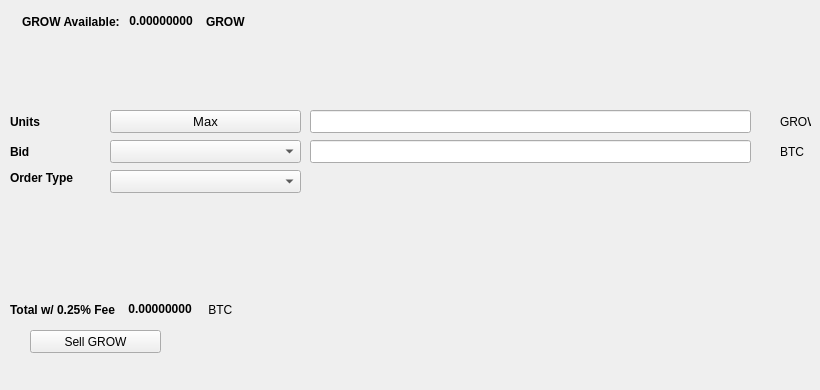
   <widget class="QWidget" name="SellTab">
    <attribute name="title">
     <string>Sell</string>
    </attribute>
    <widget class="QLabel" name="label_16">
     <property name="geometry">
      <rect>
       <x>780</x>
       <y>140</y>
       <width>31</width>
       <height>23</height>
      </rect>
     </property>
     <property name="text">
      <string>BTC</string>
     </property>
    </widget>
    <widget class="QComboBox" name="SellBidcomboBox">
     <property name="geometry">
      <rect>
       <x>110</x>
       <y>140</y>
       <width>191</width>
       <height>23</height>
      </rect>
     </property>
     <property name="font">
      <font>
       <pointsize>10</pointsize>
      </font>
     </property>
    </widget>
    <widget class="QLabel" name="label_18">
     <property name="geometry">
      <rect>
       <x>10</x>
       <y>110</y>
       <width>46</width>
       <height>23</height>
      </rect>
     </property>
     <property name="font">
      <font>
       <weight>75</weight>
       <bold>true</bold>
      </font>
     </property>
     <property name="text">
      <string>Units</string>
     </property>
    </widget>
    <widget class="QPushButton" name="Sell_Max_Amount">
     <property name="geometry">
      <rect>
       <x>110</x>
       <y>110</y>
       <width>191</width>
       <height>23</height>
      </rect>
     </property>
     <property name="font">
      <font>
       <pointsize>10</pointsize>
      </font>
     </property>
     <property name="text">
      <string>Max</string>
     </property>
    </widget>
    <widget class="QLabel" name="label_20">
     <property name="geometry">
      <rect>
       <x>10</x>
       <y>170</y>
       <width>91</width>
       <height>16</height>
      </rect>
     </property>
     <property name="font">
      <font>
       <weight>75</weight>
       <bold>true</bold>
      </font>
     </property>
     <property name="text">
      <string>Order Type</string>
     </property>
    </widget>
    <widget class="QComboBox" name="SellOrdertypeCombo">
     <property name="geometry">
      <rect>
       <x>110</x>
       <y>170</y>
       <width>191</width>
       <height>23</height>
      </rect>
     </property>
     <property name="font">
      <font>
       <pointsize>10</pointsize>
      </font>
     </property>
    </widget>
    <widget class="QLabel" name="label_21">
     <property name="geometry">
      <rect>
       <x>10</x>
       <y>140</y>
       <width>46</width>
       <height>23</height>
      </rect>
     </property>
     <property name="font">
      <font>
       <weight>75</weight>
       <bold>true</bold>
      </font>
     </property>
     <property name="text">
      <string>Bid</string>
     </property>
    </widget>
    <widget class="QLabel" name="label_22">
     <property name="geometry">
      <rect>
       <x>780</x>
       <y>110</y>
       <width>31</width>
       <height>23</height>
      </rect>
     </property>
     <property name="text">
      <string>GROW</string>
     </property>
    </widget>
    <widget class="QLineEdit" name="UnitsInputGROW">
     <property name="geometry">
      <rect>
       <x>310</x>
       <y>110</y>
       <width>441</width>
       <height>23</height>
      </rect>
     </property>
     <property name="font">
      <font>
       <pointsize>9</pointsize>
       <weight>75</weight>
       <bold>true</bold>
      </font>
     </property>
    </widget>
    <widget class="QLineEdit" name="SellBidPriceEdit">
     <property name="geometry">
      <rect>
       <x>310</x>
       <y>140</y>
       <width>441</width>
       <height>23</height>
      </rect>
     </property>
     <property name="font">
      <font>
       <pointsize>9</pointsize>
       <weight>75</weight>
       <bold>true</bold>
      </font>
     </property>
    </widget>
    <widget class="QPushButton" name="SellGROWBTN">
     <property name="geometry">
      <rect>
       <x>30</x>
       <y>330</y>
       <width>131</width>
       <height>23</height>
      </rect>
     </property>
     <property name="text">
      <string>Sell GROW</string>
     </property>
     <property name="icon">
      <iconset resource="../grow">
       <normaloff>:/icons/bitcoin</normaloff>:/icons/bitcoin</iconset>
     </property>
    </widget>
    <widget class="QWidget" name="layoutWidget3">
     <property name="geometry">
      <rect>
       <x>22</x>
       <y>12</y>
       <width>258</width>
       <height>19</height>
      </rect>
     </property>
     <layout class="QHBoxLayout" name="horizontalLayout">
      <item>
       <widget class="QLabel" name="label232_2">
        <property name="font">
         <font>
          <weight>75</weight>
          <bold>true</bold>
         </font>
        </property>
        <property name="text">
         <string>GROW Available:</string>
        </property>
       </widget>
      </item>
      <item>
       <widget class="QLabel" name="GROWAvailableLabel">
        <property name="palette">
         <palette>
          <active>
           <colorrole role="WindowText">
            <brush brushstyle="SolidPattern">
             <color alpha="255">
              <red>0</red>
              <green>0</green>
              <blue>0</blue>
             </color>
            </brush>
           </colorrole>
           <colorrole role="Button">
            <brush brushstyle="SolidPattern">
             <color alpha="255">
              <red>0</red>
              <green>170</green>
              <blue>0</blue>
             </color>
            </brush>
           </colorrole>
           <colorrole role="Light">
            <brush brushstyle="SolidPattern">
             <color alpha="255">
              <red>0</red>
              <green>255</green>
              <blue>0</blue>
             </color>
            </brush>
           </colorrole>
           <colorrole role="Midlight">
            <brush brushstyle="SolidPattern">
             <color alpha="255">
              <red>0</red>
              <green>212</green>
              <blue>0</blue>
             </color>
            </brush>
           </colorrole>
           <colorrole role="Dark">
            <brush brushstyle="SolidPattern">
             <color alpha="255">
              <red>0</red>
              <green>85</green>
              <blue>0</blue>
             </color>
            </brush>
           </colorrole>
           <colorrole role="Mid">
            <brush brushstyle="SolidPattern">
             <color alpha="255">
              <red>0</red>
              <green>113</green>
              <blue>0</blue>
             </color>
            </brush>
           </colorrole>
           <colorrole role="Text">
            <brush brushstyle="SolidPattern">
             <color alpha="255">
              <red>0</red>
              <green>170</green>
              <blue>0</blue>
             </color>
            </brush>
           </colorrole>
           <colorrole role="BrightText">
            <brush brushstyle="SolidPattern">
             <color alpha="255">
              <red>255</red>
              <green>255</green>
              <blue>255</blue>
             </color>
            </brush>
           </colorrole>
           <colorrole role="ButtonText">
            <brush brushstyle="SolidPattern">
             <color alpha="255">
              <red>0</red>
              <green>0</green>
              <blue>0</blue>
             </color>
            </brush>
           </colorrole>
           <colorrole role="Base">
            <brush brushstyle="SolidPattern">
             <color alpha="255">
              <red>255</red>
              <green>255</green>
              <blue>255</blue>
             </color>
            </brush>
           </colorrole>
           <colorrole role="Window">
            <brush brushstyle="SolidPattern">
             <color alpha="255">
              <red>0</red>
              <green>170</green>
              <blue>0</blue>
             </color>
            </brush>
           </colorrole>
           <colorrole role="Shadow">
            <brush brushstyle="SolidPattern">
             <color alpha="255">
              <red>0</red>
              <green>0</green>
              <blue>0</blue>
             </color>
            </brush>
           </colorrole>
           <colorrole role="AlternateBase">
            <brush brushstyle="SolidPattern">
             <color alpha="255">
              <red>127</red>
              <green>212</green>
              <blue>127</blue>
             </color>
            </brush>
           </colorrole>
           <colorrole role="ToolTipBase">
            <brush brushstyle="SolidPattern">
             <color alpha="255">
              <red>255</red>
              <green>255</green>
              <blue>220</blue>
             </color>
            </brush>
           </colorrole>
           <colorrole role="ToolTipText">
            <brush brushstyle="SolidPattern">
             <color alpha="255">
              <red>0</red>
              <green>0</green>
              <blue>0</blue>
             </color>
            </brush>
           </colorrole>
          </active>
          <inactive>
           <colorrole role="WindowText">
            <brush brushstyle="SolidPattern">
             <color alpha="255">
              <red>0</red>
              <green>0</green>
              <blue>0</blue>
             </color>
            </brush>
           </colorrole>
           <colorrole role="Button">
            <brush brushstyle="SolidPattern">
             <color alpha="255">
              <red>0</red>
              <green>170</green>
              <blue>0</blue>
             </color>
            </brush>
           </colorrole>
           <colorrole role="Light">
            <brush brushstyle="SolidPattern">
             <color alpha="255">
              <red>0</red>
              <green>255</green>
              <blue>0</blue>
             </color>
            </brush>
           </colorrole>
           <colorrole role="Midlight">
            <brush brushstyle="SolidPattern">
             <color alpha="255">
              <red>0</red>
              <green>212</green>
              <blue>0</blue>
             </color>
            </brush>
           </colorrole>
           <colorrole role="Dark">
            <brush brushstyle="SolidPattern">
             <color alpha="255">
              <red>0</red>
              <green>85</green>
              <blue>0</blue>
             </color>
            </brush>
           </colorrole>
           <colorrole role="Mid">
            <brush brushstyle="SolidPattern">
             <color alpha="255">
              <red>0</red>
              <green>113</green>
              <blue>0</blue>
             </color>
            </brush>
           </colorrole>
           <colorrole role="Text">
            <brush brushstyle="SolidPattern">
             <color alpha="255">
              <red>0</red>
              <green>170</green>
              <blue>0</blue>
             </color>
            </brush>
           </colorrole>
           <colorrole role="BrightText">
            <brush brushstyle="SolidPattern">
             <color alpha="255">
              <red>255</red>
              <green>255</green>
              <blue>255</blue>
             </color>
            </brush>
           </colorrole>
           <colorrole role="ButtonText">
            <brush brushstyle="SolidPattern">
             <color alpha="255">
              <red>0</red>
              <green>0</green>
              <blue>0</blue>
             </color>
            </brush>
           </colorrole>
           <colorrole role="Base">
            <brush brushstyle="SolidPattern">
             <color alpha="255">
              <red>255</red>
              <green>255</green>
              <blue>255</blue>
             </color>
            </brush>
           </colorrole>
           <colorrole role="Window">
            <brush brushstyle="SolidPattern">
             <color alpha="255">
              <red>0</red>
              <green>170</green>
              <blue>0</blue>
             </color>
            </brush>
           </colorrole>
           <colorrole role="Shadow">
            <brush brushstyle="SolidPattern">
             <color alpha="255">
              <red>0</red>
              <green>0</green>
              <blue>0</blue>
             </color>
            </brush>
           </colorrole>
           <colorrole role="AlternateBase">
            <brush brushstyle="SolidPattern">
             <color alpha="255">
              <red>127</red>
              <green>212</green>
              <blue>127</blue>
             </color>
            </brush>
           </colorrole>
           <colorrole role="ToolTipBase">
            <brush brushstyle="SolidPattern">
             <color alpha="255">
              <red>255</red>
              <green>255</green>
              <blue>220</blue>
             </color>
            </brush>
           </colorrole>
           <colorrole role="ToolTipText">
            <brush brushstyle="SolidPattern">
             <color alpha="255">
              <red>0</red>
              <green>0</green>
              <blue>0</blue>
             </color>
            </brush>
           </colorrole>
          </inactive>
          <disabled>
           <colorrole role="WindowText">
            <brush brushstyle="SolidPattern">
             <color alpha="255">
              <red>0</red>
              <green>85</green>
              <blue>0</blue>
             </color>
            </brush>
           </colorrole>
           <colorrole role="Button">
            <brush brushstyle="SolidPattern">
             <color alpha="255">
              <red>0</red>
              <green>170</green>
              <blue>0</blue>
             </color>
            </brush>
           </colorrole>
           <colorrole role="Light">
            <brush brushstyle="SolidPattern">
             <color alpha="255">
              <red>0</red>
              <green>255</green>
              <blue>0</blue>
             </color>
            </brush>
           </colorrole>
           <colorrole role="Midlight">
            <brush brushstyle="SolidPattern">
             <color alpha="255">
              <red>0</red>
              <green>212</green>
              <blue>0</blue>
             </color>
            </brush>
           </colorrole>
           <colorrole role="Dark">
            <brush brushstyle="SolidPattern">
             <color alpha="255">
              <red>0</red>
              <green>85</green>
              <blue>0</blue>
             </color>
            </brush>
           </colorrole>
           <colorrole role="Mid">
            <brush brushstyle="SolidPattern">
             <color alpha="255">
              <red>0</red>
              <green>113</green>
              <blue>0</blue>
             </color>
            </brush>
           </colorrole>
           <colorrole role="Text">
            <brush brushstyle="SolidPattern">
             <color alpha="255">
              <red>0</red>
              <green>85</green>
              <blue>0</blue>
             </color>
            </brush>
           </colorrole>
           <colorrole role="BrightText">
            <brush brushstyle="SolidPattern">
             <color alpha="255">
              <red>255</red>
              <green>255</green>
              <blue>255</blue>
             </color>
            </brush>
           </colorrole>
           <colorrole role="ButtonText">
            <brush brushstyle="SolidPattern">
             <color alpha="255">
              <red>0</red>
              <green>85</green>
              <blue>0</blue>
             </color>
            </brush>
           </colorrole>
           <colorrole role="Base">
            <brush brushstyle="SolidPattern">
             <color alpha="255">
              <red>0</red>
              <green>170</green>
              <blue>0</blue>
             </color>
            </brush>
           </colorrole>
           <colorrole role="Window">
            <brush brushstyle="SolidPattern">
             <color alpha="255">
              <red>0</red>
              <green>170</green>
              <blue>0</blue>
             </color>
            </brush>
           </colorrole>
           <colorrole role="Shadow">
            <brush brushstyle="SolidPattern">
             <color alpha="255">
              <red>0</red>
              <green>0</green>
              <blue>0</blue>
             </color>
            </brush>
           </colorrole>
           <colorrole role="AlternateBase">
            <brush brushstyle="SolidPattern">
             <color alpha="255">
              <red>0</red>
              <green>170</green>
              <blue>0</blue>
             </color>
            </brush>
           </colorrole>
           <colorrole role="ToolTipBase">
            <brush brushstyle="SolidPattern">
             <color alpha="255">
              <red>255</red>
              <green>255</green>
              <blue>220</blue>
             </color>
            </brush>
           </colorrole>
           <colorrole role="ToolTipText">
            <brush brushstyle="SolidPattern">
             <color alpha="255">
              <red>0</red>
              <green>0</green>
              <blue>0</blue>
             </color>
            </brush>
           </colorrole>
          </disabled>
         </palette>
        </property>
        <property name="font">
         <font>
          <weight>75</weight>
          <bold>true</bold>
         </font>
        </property>
        <property name="text">
         <string> 0.00000000 </string>
        </property>
        <property name="textInteractionFlags">
         <set>Qt::LinksAccessibleByMouse|Qt::TextSelectableByKeyboard|Qt::TextSelectableByMouse</set>
        </property>
       </widget>
      </item>
      <item>
       <widget class="QLabel" name="labelGROW">
        <property name="font">
         <font>
          <weight>75</weight>
          <bold>true</bold>
         </font>
        </property>
        <property name="text">
         <string>GROW</string>
        </property>
       </widget>
      </item>
     </layout>
    </widget>
    <widget class="QWidget" name="layoutWidget">
     <property name="geometry">
      <rect>
       <x>10</x>
       <y>300</y>
       <width>268</width>
       <height>19</height>
      </rect>
     </property>
     <layout class="QHBoxLayout" name="horizontalLayout_2">
      <item>
       <widget class="QLabel" name="label_19">
        <property name="font">
         <font>
          <weight>75</weight>
          <bold>true</bold>
         </font>
        </property>
        <property name="text">
         <string>Total w/ 0.25% Fee </string>
        </property>
       </widget>
      </item>
      <item>
       <widget class="QLabel" name="SellCostLabel">
        <property name="palette">
         <palette>
          <active>
           <colorrole role="WindowText">
            <brush brushstyle="SolidPattern">
             <color alpha="255">
              <red>0</red>
              <green>0</green>
              <blue>0</blue>
             </color>
            </brush>
           </colorrole>
           <colorrole role="Button">
            <brush brushstyle="SolidPattern">
             <color alpha="255">
              <red>0</red>
              <green>170</green>
              <blue>0</blue>
             </color>
            </brush>
           </colorrole>
           <colorrole role="Light">
            <brush brushstyle="SolidPattern">
             <color alpha="255">
              <red>0</red>
              <green>255</green>
              <blue>0</blue>
             </color>
            </brush>
           </colorrole>
           <colorrole role="Midlight">
            <brush brushstyle="SolidPattern">
             <color alpha="255">
              <red>0</red>
              <green>212</green>
              <blue>0</blue>
             </color>
            </brush>
           </colorrole>
           <colorrole role="Dark">
            <brush brushstyle="SolidPattern">
             <color alpha="255">
              <red>0</red>
              <green>85</green>
              <blue>0</blue>
             </color>
            </brush>
           </colorrole>
           <colorrole role="Mid">
            <brush brushstyle="SolidPattern">
             <color alpha="255">
              <red>0</red>
              <green>113</green>
              <blue>0</blue>
             </color>
            </brush>
           </colorrole>
           <colorrole role="Text">
            <brush brushstyle="SolidPattern">
             <color alpha="255">
              <red>0</red>
              <green>170</green>
              <blue>0</blue>
             </color>
            </brush>
           </colorrole>
           <colorrole role="BrightText">
            <brush brushstyle="SolidPattern">
             <color alpha="255">
              <red>255</red>
              <green>255</green>
              <blue>255</blue>
             </color>
            </brush>
           </colorrole>
           <colorrole role="ButtonText">
            <brush brushstyle="SolidPattern">
             <color alpha="255">
              <red>0</red>
              <green>0</green>
              <blue>0</blue>
             </color>
            </brush>
           </colorrole>
           <colorrole role="Base">
            <brush brushstyle="SolidPattern">
             <color alpha="255">
              <red>255</red>
              <green>255</green>
              <blue>255</blue>
             </color>
            </brush>
           </colorrole>
           <colorrole role="Window">
            <brush brushstyle="SolidPattern">
             <color alpha="255">
              <red>0</red>
              <green>170</green>
              <blue>0</blue>
             </color>
            </brush>
           </colorrole>
           <colorrole role="Shadow">
            <brush brushstyle="SolidPattern">
             <color alpha="255">
              <red>0</red>
              <green>0</green>
              <blue>0</blue>
             </color>
            </brush>
           </colorrole>
           <colorrole role="AlternateBase">
            <brush brushstyle="SolidPattern">
             <color alpha="255">
              <red>127</red>
              <green>212</green>
              <blue>127</blue>
             </color>
            </brush>
           </colorrole>
           <colorrole role="ToolTipBase">
            <brush brushstyle="SolidPattern">
             <color alpha="255">
              <red>255</red>
              <green>255</green>
              <blue>220</blue>
             </color>
            </brush>
           </colorrole>
           <colorrole role="ToolTipText">
            <brush brushstyle="SolidPattern">
             <color alpha="255">
              <red>0</red>
              <green>0</green>
              <blue>0</blue>
             </color>
            </brush>
           </colorrole>
          </active>
          <inactive>
           <colorrole role="WindowText">
            <brush brushstyle="SolidPattern">
             <color alpha="255">
              <red>0</red>
              <green>0</green>
              <blue>0</blue>
             </color>
            </brush>
           </colorrole>
           <colorrole role="Button">
            <brush brushstyle="SolidPattern">
             <color alpha="255">
              <red>0</red>
              <green>170</green>
              <blue>0</blue>
             </color>
            </brush>
           </colorrole>
           <colorrole role="Light">
            <brush brushstyle="SolidPattern">
             <color alpha="255">
              <red>0</red>
              <green>255</green>
              <blue>0</blue>
             </color>
            </brush>
           </colorrole>
           <colorrole role="Midlight">
            <brush brushstyle="SolidPattern">
             <color alpha="255">
              <red>0</red>
              <green>212</green>
              <blue>0</blue>
             </color>
            </brush>
           </colorrole>
           <colorrole role="Dark">
            <brush brushstyle="SolidPattern">
             <color alpha="255">
              <red>0</red>
              <green>85</green>
              <blue>0</blue>
             </color>
            </brush>
           </colorrole>
           <colorrole role="Mid">
            <brush brushstyle="SolidPattern">
             <color alpha="255">
              <red>0</red>
              <green>113</green>
              <blue>0</blue>
             </color>
            </brush>
           </colorrole>
           <colorrole role="Text">
            <brush brushstyle="SolidPattern">
             <color alpha="255">
              <red>0</red>
              <green>170</green>
              <blue>0</blue>
             </color>
            </brush>
           </colorrole>
           <colorrole role="BrightText">
            <brush brushstyle="SolidPattern">
             <color alpha="255">
              <red>255</red>
              <green>255</green>
              <blue>255</blue>
             </color>
            </brush>
           </colorrole>
           <colorrole role="ButtonText">
            <brush brushstyle="SolidPattern">
             <color alpha="255">
              <red>0</red>
              <green>0</green>
              <blue>0</blue>
             </color>
            </brush>
           </colorrole>
           <colorrole role="Base">
            <brush brushstyle="SolidPattern">
             <color alpha="255">
              <red>255</red>
              <green>255</green>
              <blue>255</blue>
             </color>
            </brush>
           </colorrole>
           <colorrole role="Window">
            <brush brushstyle="SolidPattern">
             <color alpha="255">
              <red>0</red>
              <green>170</green>
              <blue>0</blue>
             </color>
            </brush>
           </colorrole>
           <colorrole role="Shadow">
            <brush brushstyle="SolidPattern">
             <color alpha="255">
              <red>0</red>
              <green>0</green>
              <blue>0</blue>
             </color>
            </brush>
           </colorrole>
           <colorrole role="AlternateBase">
            <brush brushstyle="SolidPattern">
             <color alpha="255">
              <red>127</red>
              <green>212</green>
              <blue>127</blue>
             </color>
            </brush>
           </colorrole>
           <colorrole role="ToolTipBase">
            <brush brushstyle="SolidPattern">
             <color alpha="255">
              <red>255</red>
              <green>255</green>
              <blue>220</blue>
             </color>
            </brush>
           </colorrole>
           <colorrole role="ToolTipText">
            <brush brushstyle="SolidPattern">
             <color alpha="255">
              <red>0</red>
              <green>0</green>
              <blue>0</blue>
             </color>
            </brush>
           </colorrole>
          </inactive>
          <disabled>
           <colorrole role="WindowText">
            <brush brushstyle="SolidPattern">
             <color alpha="255">
              <red>0</red>
              <green>85</green>
              <blue>0</blue>
             </color>
            </brush>
           </colorrole>
           <colorrole role="Button">
            <brush brushstyle="SolidPattern">
             <color alpha="255">
              <red>0</red>
              <green>170</green>
              <blue>0</blue>
             </color>
            </brush>
           </colorrole>
           <colorrole role="Light">
            <brush brushstyle="SolidPattern">
             <color alpha="255">
              <red>0</red>
              <green>255</green>
              <blue>0</blue>
             </color>
            </brush>
           </colorrole>
           <colorrole role="Midlight">
            <brush brushstyle="SolidPattern">
             <color alpha="255">
              <red>0</red>
              <green>212</green>
              <blue>0</blue>
             </color>
            </brush>
           </colorrole>
           <colorrole role="Dark">
            <brush brushstyle="SolidPattern">
             <color alpha="255">
              <red>0</red>
              <green>85</green>
              <blue>0</blue>
             </color>
            </brush>
           </colorrole>
           <colorrole role="Mid">
            <brush brushstyle="SolidPattern">
             <color alpha="255">
              <red>0</red>
              <green>113</green>
              <blue>0</blue>
             </color>
            </brush>
           </colorrole>
           <colorrole role="Text">
            <brush brushstyle="SolidPattern">
             <color alpha="255">
              <red>0</red>
              <green>85</green>
              <blue>0</blue>
             </color>
            </brush>
           </colorrole>
           <colorrole role="BrightText">
            <brush brushstyle="SolidPattern">
             <color alpha="255">
              <red>255</red>
              <green>255</green>
              <blue>255</blue>
             </color>
            </brush>
           </colorrole>
           <colorrole role="ButtonText">
            <brush brushstyle="SolidPattern">
             <color alpha="255">
              <red>0</red>
              <green>85</green>
              <blue>0</blue>
             </color>
            </brush>
           </colorrole>
           <colorrole role="Base">
            <brush brushstyle="SolidPattern">
             <color alpha="255">
              <red>0</red>
              <green>170</green>
              <blue>0</blue>
             </color>
            </brush>
           </colorrole>
           <colorrole role="Window">
            <brush brushstyle="SolidPattern">
             <color alpha="255">
              <red>0</red>
              <green>170</green>
              <blue>0</blue>
             </color>
            </brush>
           </colorrole>
           <colorrole role="Shadow">
            <brush brushstyle="SolidPattern">
             <color alpha="255">
              <red>0</red>
              <green>0</green>
              <blue>0</blue>
             </color>
            </brush>
           </colorrole>
           <colorrole role="AlternateBase">
            <brush brushstyle="SolidPattern">
             <color alpha="255">
              <red>0</red>
              <green>170</green>
              <blue>0</blue>
             </color>
            </brush>
           </colorrole>
           <colorrole role="ToolTipBase">
            <brush brushstyle="SolidPattern">
             <color alpha="255">
              <red>255</red>
              <green>255</green>
              <blue>220</blue>
             </color>
            </brush>
           </colorrole>
           <colorrole role="ToolTipText">
            <brush brushstyle="SolidPattern">
             <color alpha="255">
              <red>0</red>
              <green>0</green>
              <blue>0</blue>
             </color>
            </brush>
           </colorrole>
          </disabled>
         </palette>
        </property>
        <property name="font">
         <font>
          <weight>75</weight>
          <bold>true</bold>
         </font>
        </property>
        <property name="autoFillBackground">
         <bool>false</bool>
        </property>
        <property name="text">
         <string> 0.00000000</string>
        </property>
        <property name="textInteractionFlags">
         <set>Qt::LinksAccessibleByMouse|Qt::TextSelectableByMouse</set>
        </property>
       </widget>
      </item>
      <item>
       <widget class="QLabel" name="label_17">
        <property name="font">
         <font>
          <weight>50</weight>
          <bold>false</bold>
         </font>
        </property>
        <property name="text">
         <string> BTC</string>
        </property>
       </widget>
      </item>
     </layout>
    </widget>
    <widget class="QLabel" name="label_23">
     <property name="geometry">
      <rect>
       <x>460</x>
       <y>300</y>
       <width>281</width>
       <height>81</height>
      </rect>
     </property>
     <property name="text">
      <string/>
     </property>
     <property name="pixmap">
      <pixmap>:/images/bittrex</pixmap>
     </property>
    </widget>
   </widget>
